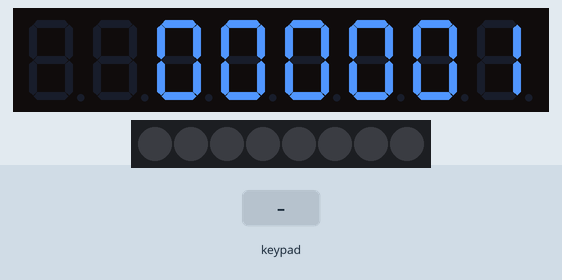
This sketch was run on a simulated Arduino Uno, built with avr-gcc and run on an emulated ATmega328P. Shown: 8-digit seven-segment display, 8 RGB LEDs in strip order, left to right. The test bench sets the inputs (shaded band).

Above: at 1.2 s.
1.3 s: keypad keys 1 2 pressed 0.4 s apart
At 1.38 s:
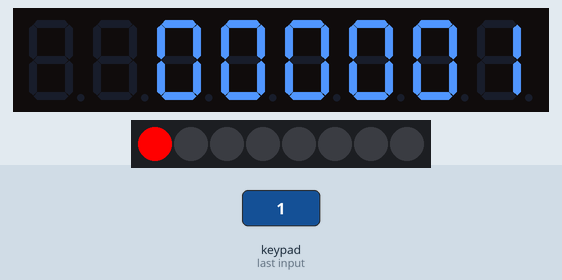
3.6 s: key '1' pressed
At 3.67 s:
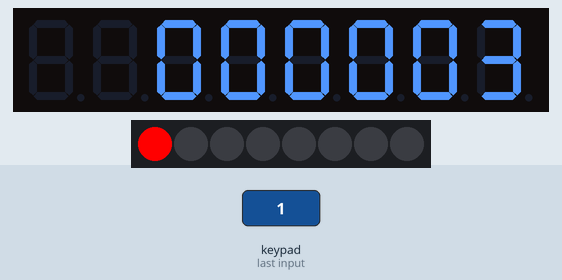
5.2 s: key '2' pressed
At 5.28 s:
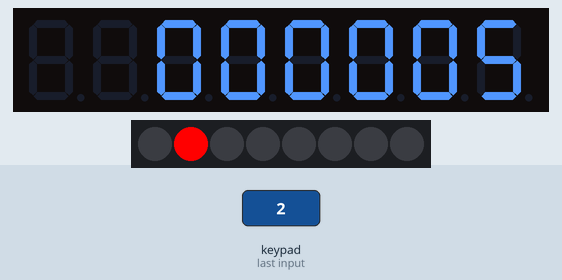
6.8 s: keypad keys 2 5 pressed 0.4 s apart
At 7.28 s:
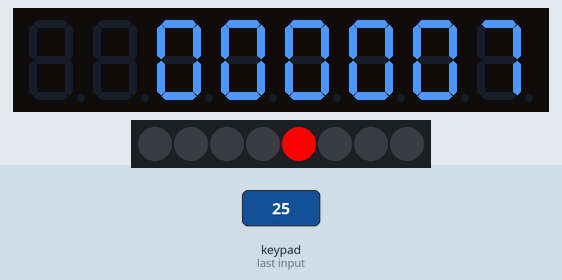
Timing chart, 0 to 9.8 s (numbered marks = the images above; inputs shaded):
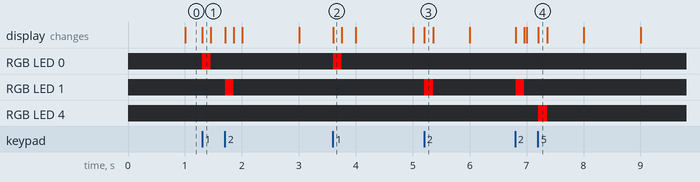

The sketch:

TM1638_test_jay.ino
```cpp
#include <TM1638.h>
#include <TimeLib.h>


//choose digital pins compatibles with your board
#define STB 7 // Strobe digital pin
#define CLK 9 // clock digital pin
#define DIO 8 // data digital pin
const unsigned long DEFAULT_TIME = 1356998400; // Jan 1 2013
TM1638 tm(CLK,DIO,STB);

void setup() {
  Serial.begin(115200);
  setTime(DEFAULT_TIME);
  tm.reset();
  tm.test();
}


void loop() {
                       /*0*/ /*1*/ /*2*/ /*3*/ /*4*/ /*5*/ /*6*/ /*7*/ /*8*/ /*9*/
  uint8_t digits[] = { 0x3f, 0x06, 0x5b, 0x4f, 0x66, 0x6d, 0x7d, 0x07, 0x7f, 0x6f };

  static uint8_t digit = 0;
  int sec = second();
  int sec_hi = sec/10;
  int sec_lo = sec - sec_hi*10;
  int min = minute();
  int min_hi = min/10;
  int min_lo = min - min_hi*10;
  int hr = hour();
  int hr_hi = hr/10;
  int hr_lo = hr - hr_hi*10;
  tm.displayDig(0,digits[sec_lo]);
  tm.displayDig(1,digits[sec_hi]);
  tm.displayDig(2,digits[min_lo]);
  tm.displayDig(3,digits[min_hi]);
  tm.displayDig(4,digits[hr_lo]);
  tm.displayDig(5,digits[hr_hi]);


  uint8_t buttons = tm.getButtons();
  tm.writeLeds(buttons);


}
```
